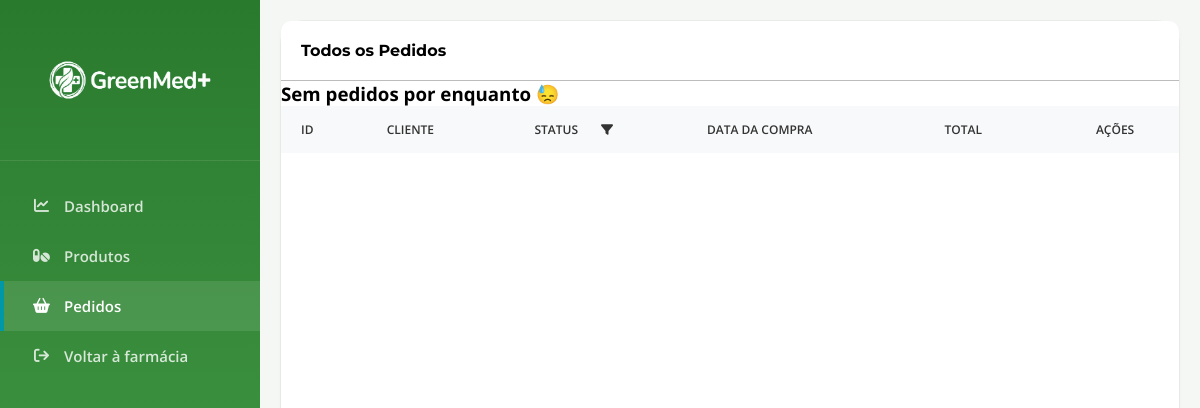
The page /gestao/pedidos (signed in) on the database as committed earlier.
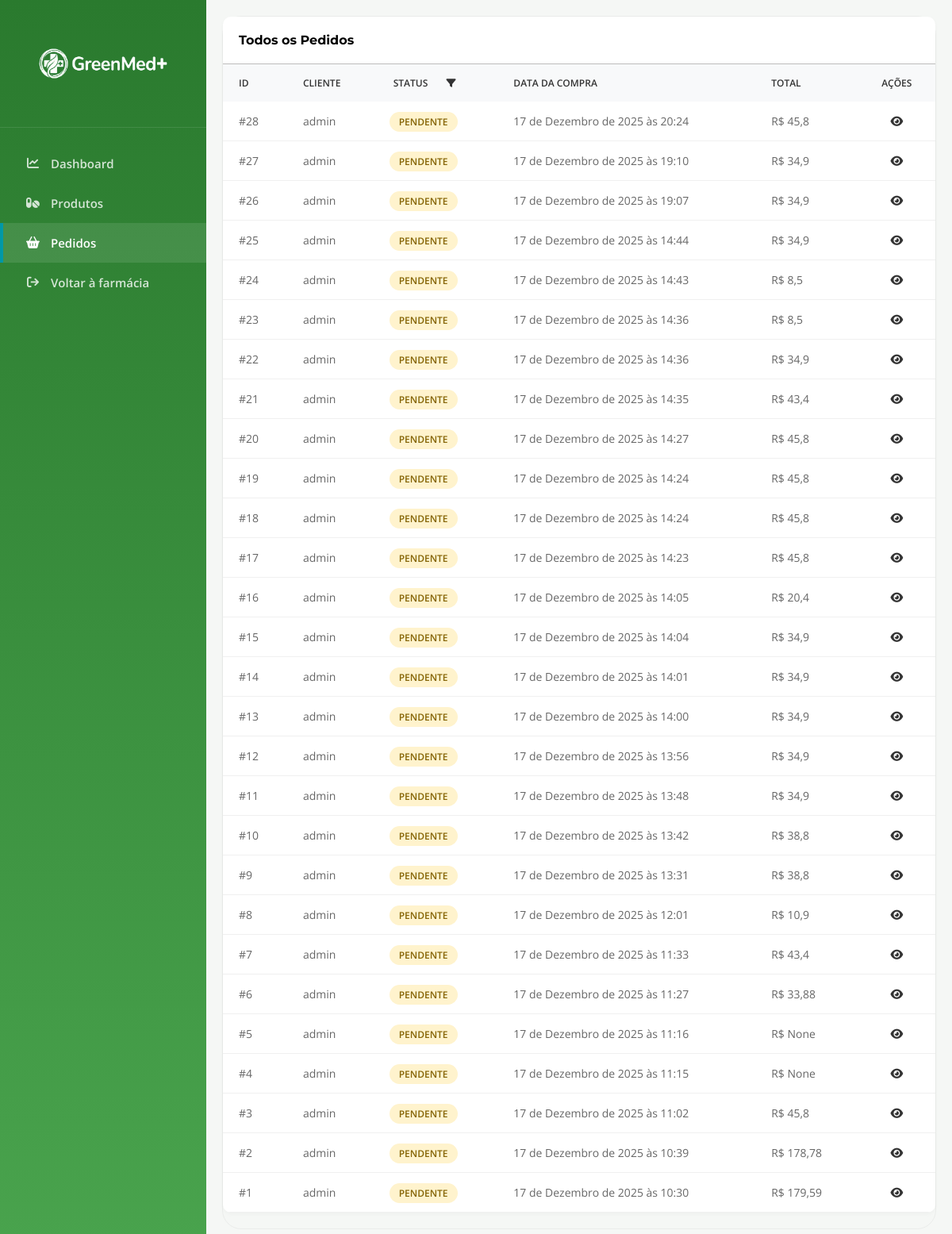
The same page on the database as committed later.
### gestao/models.py (models this page shows)
class Pedido(models.Model):
    escolhas = (
        ('P', 'Pendente'),
        ('E', 'Enviado'),
        ('C', 'Cancelado'),
    )
    status = models.CharField(choices=escolhas, default='P')
    cliente = models.ForeignKey(Cliente, on_delete=models.DO_NOTHING, related_name='pedido_cliente')
    data_compra = models.DateTimeField(auto_now_add=True)
    valor_compra = models.FloatField(blank=True, null=True)

### contas/models.py (models this page shows)
class Cliente(AbstractUser):
    telefone = models.CharField(max_length=11)
    endereco = models.CharField()

### gestao/views.py (the view)
# urls.py: path('gestao/pedidos', GestaoPedidosView.as_view(), name='gestao_pedidos'),
@method_decorator(login_required(login_url='login'), name='dispatch')
class GestaoPedidosView(ListView):
    model = Pedido
    template_name = 'gestao_pedidos.html'
    def get_context_data(self, **kwargs):
        context = super().get_context_data(**kwargs)
        context['object_list'] = context['object_list'].order_by("-id")
        url = self.request.path.split('/')
        pagina_atual = url[len(url)-1]
        context['pagina'] = pagina_atual
        return context

### gestao/templates/gestao_pedidos.html (shortened to what this page needs)
{% extends 'gestao_base.html' %}
{% load static %}
{% block links %}
    <link rel="stylesheet" href="{% static 'css/dashboard.css' %}">
    <link rel="stylesheet" href="{% static 'css/gestao_pedidos.css' %}">
{% endblock %}
{% block conteudo %}
    <div class="dashboard-split">
        <div class="panel">
            <div class="panel-header">
                <h3 class="panel-title">Todos os Pedidos</h3>
            </div>
            <div class="table-responsive">
                <table>
                    <thead>
                        <tr>
                            <th>ID</th>
                            <th>Cliente</th>
                            <th id="filter-btn">Status <i class="fa-solid fa-filter"></i></th>
                            <th>Data da compra</th>
                            <th>Total</th>
                            <th style="text-align: center;">Ações</th>
                        </tr>
                    </thead>
                    <tbody>
                        {% for pedido in object_list %}
                            <tr>
                                <td>#{{ pedido.id }}</td>
                                <td>{{ pedido.cliente }}</td>
                                <td data-status="{{ pedido.status }}"><span class="status-badge status-{% if pedido.status == 'P' %}warning{% elif pedido.status == 'C' %}danger{% else %}success{% endif %}">{{ pedido.get_status_display }}</span></td>
                                <td>{{ pedido.data_compra }}</td>
                                <td>R$ {{ pedido.valor_compra }}</td>
                                <td style="text-align: center;"><a href="{% url 'gestao_detalhes_pedido' pedido.pk %}" class="action-btn" disabled><i class="fas fa-eye"></i></a></td>
                            </tr>
                        {% empty %}
                            <h3>Sem pedidos por enquanto 😓</h3>
                        {% endfor %}
                    </tbody>
                </table>
            </div>
        </div>
    </div>
{% endblock %}

Rows that differ between the two databases and show on the page:
added Pedido: id "28", cliente "admin", status "PENDENTE", data_compra "17 de Dezembro de 2025 às 20:24", valor_compra "45,8"
added Pedido: id "27", cliente "admin", status "PENDENTE", data_compra "17 de Dezembro de 2025 às 19:10", valor_compra "34,9"
added Pedido: id "26", cliente "admin", status "PENDENTE", data_compra "17 de Dezembro de 2025 às 19:07", valor_compra "34,9"
added Pedido: id "25", cliente "admin", status "PENDENTE", data_compra "17 de Dezembro de 2025 às 14:44", valor_compra "34,9"
added Pedido: id "24", cliente "admin", status "PENDENTE", data_compra "17 de Dezembro de 2025 às 14:43", valor_compra "8,5"
added Pedido: id "23", cliente "admin", status "PENDENTE", data_compra "17 de Dezembro de 2025 às 14:36", valor_compra "8,5"
added Pedido: id "22", cliente "admin", status "PENDENTE", data_compra "17 de Dezembro de 2025 às 14:36", valor_compra "34,9"
added Pedido: id "21", cliente "admin", status "PENDENTE", data_compra "17 de Dezembro de 2025 às 14:35", valor_compra "43,4"
added Pedido: id "20", cliente "admin", status "PENDENTE", data_compra "17 de Dezembro de 2025 às 14:27", valor_compra "45,8"
added Pedido: id "19", cliente "admin", status "PENDENTE", data_compra "17 de Dezembro de 2025 às 14:24", valor_compra "45,8"
added Pedido: id "18", cliente "admin", status "PENDENTE", data_compra "17 de Dezembro de 2025 às 14:24", valor_compra "45,8"
added Pedido: id "17", cliente "admin", status "PENDENTE", data_compra "17 de Dezembro de 2025 às 14:23", valor_compra "45,8"
added Pedido: id "16", cliente "admin", status "PENDENTE", data_compra "17 de Dezembro de 2025 às 14:05", valor_compra "20,4"
added Pedido: id "15", cliente "admin", status "PENDENTE", data_compra "17 de Dezembro de 2025 às 14:04", valor_compra "34,9"
added Pedido: id "14", cliente "admin", status "PENDENTE", data_compra "17 de Dezembro de 2025 às 14:01", valor_compra "34,9"
added Pedido: id "13", cliente "admin", status "PENDENTE", data_compra "17 de Dezembro de 2025 às 14:00", valor_compra "34,9"
added Pedido: id "12", cliente "admin", status "PENDENTE", data_compra "17 de Dezembro de 2025 às 13:56", valor_compra "34,9"
added Pedido: id "11", cliente "admin", status "PENDENTE", data_compra "17 de Dezembro de 2025 às 13:48", valor_compra "34,9"
added Pedido: id "10", cliente "admin", status "PENDENTE", data_compra "17 de Dezembro de 2025 às 13:42", valor_compra "38,8"
added Pedido: id "9", cliente "admin", status "PENDENTE", data_compra "17 de Dezembro de 2025 às 13:31", valor_compra "38,8"
added Pedido: id "8", cliente "admin", status "PENDENTE", data_compra "17 de Dezembro de 2025 às 12:01", valor_compra "10,9"
added Pedido: id "7", cliente "admin", status "PENDENTE", data_compra "17 de Dezembro de 2025 às 11:33", valor_compra "43,4"
added Pedido: id "6", cliente "admin", status "PENDENTE", data_compra "17 de Dezembro de 2025 às 11:27", valor_compra "33,88"
added Pedido: id "5", cliente "admin", status "PENDENTE", data_compra "17 de Dezembro de 2025 às 11:16", valor_compra "None"
added Pedido: id "4", cliente "admin", status "PENDENTE", data_compra "17 de Dezembro de 2025 às 11:15", valor_compra "None"
added Pedido: id "3", cliente "admin", status "PENDENTE", data_compra "17 de Dezembro de 2025 às 11:02", valor_compra "45,8"
added Pedido: id "2", cliente "admin", status "PENDENTE", data_compra "17 de Dezembro de 2025 às 10:39", valor_compra "178,78"
added Pedido: id "1", cliente "admin", status "PENDENTE", data_compra "17 de Dezembro de 2025 às 10:30", valor_compra "179,59"
Other text that changed with them:
text no longer shown: "Sem pedidos por enquanto 😓"
